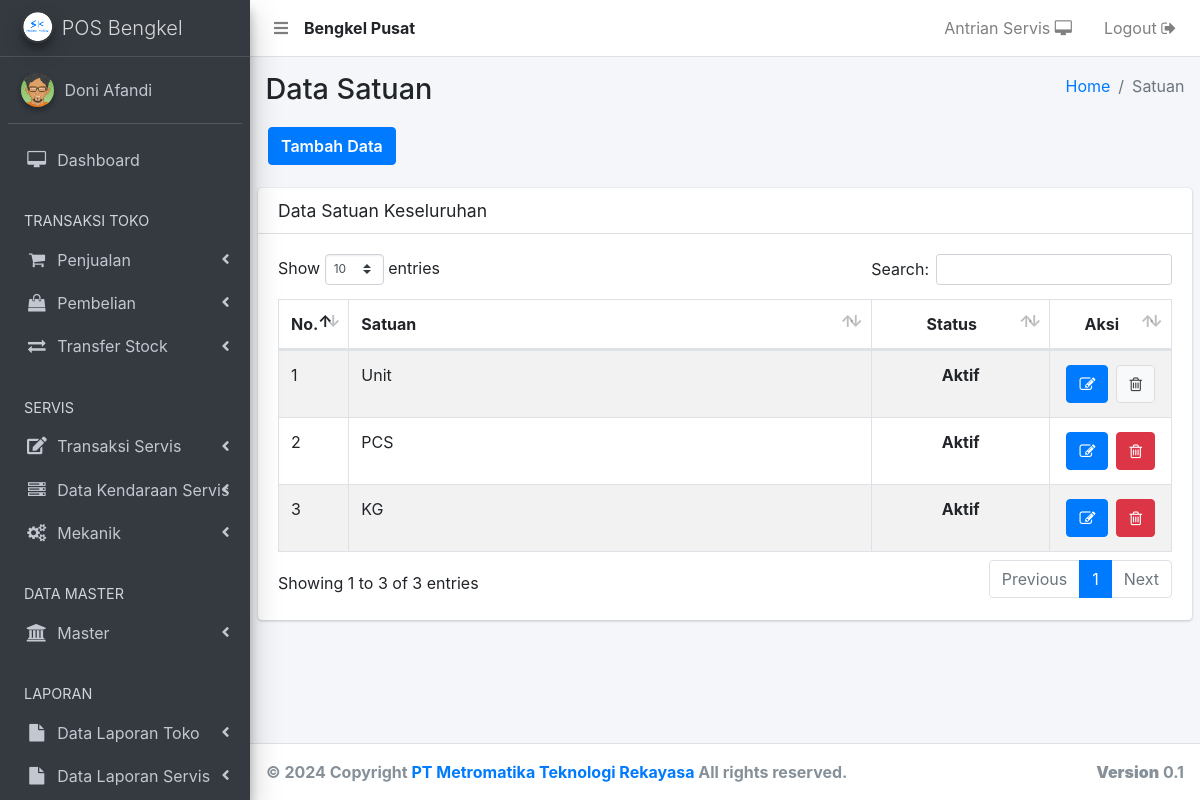
The app's page /satuan (signed in) with its own data.
### tables this page shows
CREATE TABLE `user` (
  `user_id` int(11) NOT NULL,
  `user_nama` varchar(500) NOT NULL,
  `user_no_hp` varchar(250) NOT NULL,
  `user_alamat` text NOT NULL,
  `user_email` varchar(250) NOT NULL,
  `user_password` varchar(500) NOT NULL,
  `user_create` varchar(250) NOT NULL,
  `user_level` varchar(250) NOT NULL,
  `user_gaji_pokok` int(11) NOT NULL,
  `user_bonus` int(11) NOT NULL,
  `user_status` varchar(250) NOT NULL,
  `user_cabang_parent` int(11) NOT NULL,
  `user_cabang` int(11) NOT NULL
);

CREATE TABLE `satuan` (
  `satuan_id` int(11) NOT NULL,
  `satuan_nama` varchar(500) NOT NULL,
  `satuan_status` varchar(250) NOT NULL,
  `satuan_cabang` int(11) NOT NULL
);

### _header-artibut.php (called while the page is built, shortened)
<?php
  	include 'aksi/functions.php';
    $userLoginCabang     = mysqli_query( $conn, "select user_cabang, user_cabang_parent from user where user_id = '".$_SESSION['user_id']."'");
    $sessionCabangData   = mysqli_fetch_array($userLoginCabang);
    $sessionCabang       = $sessionCabangData['user_cabang'];
    if ( $sessionCabang < 1 ) {
      $tipeToko = "Pusat";
    } else {
      $tipeToko = "Cabang ".$sessionCabang;
    }
?>

### aksi/functions.php (called while the page is built, shortened)
<?php
include 'koneksi.php';
function query($query) {
	global $conn;
	$result = mysqli_query($conn, $query);
	$rows = [];
	while ( $row = mysqli_fetch_assoc($result) ) {
		$rows[] = $row;
	}
	return $rows;
}
?>

### satuan.php (the view, shortened to what this page needs)
<?php
  include '_header.php';
  include '_nav.php';
  include '_sidebar.php';
?>
  <div class="content-wrapper">
    <section class="content-header">
      <div class="container-fluid">
        <div class="row mb-2">
          <div class="col-sm-6">
            <h1>Data Satuan</h1>
          </div>
          <div class="col-sm-6">
            <ol class="breadcrumb float-sm-right">
              <li class="breadcrumb-item"><a href="bo">Home</a></li>
              <li class="breadcrumb-item active">Satuan</li>
            </ol>
          </div>
          <div class="tambah-data">
          	<a href="satuan-add" class="btn btn-primary">Tambah Data</a>
          </div>
        </div>
      </div>
    </section>
    <?php
    	$data = query("SELECT * FROM satuan WHERE satuan_cabang = $sessionCabang ORDER BY satuan_id DESC");
    ?>
    <section class="content">
      <div class="row">
        <div class="col-12">
          <div class="card">
            <div class="card-header">
              <h3 class="card-title">Data Satuan Keseluruhan</h3>
            </div>
            <div class="card-body">
              <div class="table-auto">
                <table id="example1" class="table table-bordered table-striped">
                  <thead>
                  <tr>
                    <th style="width: 5%;">No.</th>
                    <th>Satuan</th>
                    <th style="text-align: center; width: 20%;">Status</th>
                    <th style="text-align: center; width: 10%;">Aksi</th>
                  </tr>
                  </thead>
                  <tbody>
                  <?php $i = 1; ?>
                  <?php foreach ( $data as $row ) : ?>
                  <tr>
                    	<td><?= $i; ?></td>
                    	<td><?= $row['satuan_nama']; ?></td>
                      <td style="text-align: center;">
                      	<?php
                      		if ( $row['satuan_status'] === "1" ) {
                      			echo "<b>Aktif</b>";
                      		} else {
                      			echo "<b style='color: red;'>Tidak Aktif</b>";
                      		}
                      	?>
                      </td>
                      <td class="orderan-online-button">
                        <?php $id = $row["satuan_id"]; ?>
                      	<a href="satuan-edit?id=<?= $id; ?>" title="Edit Data">
                              <button class="btn btn-primary" type="submit">
                                 <i class="fa fa-edit"></i>
                              </button>
                          </a>
                        <?php
                          $produk = mysqli_query($conn, "select * from barang where satuan_id = $id");
                          $jmlProduk = mysqli_num_rows($produk);
                        ?>
                        <?php if ( $jmlProduk < 1 ) { ?>
                          <a href="satuan-delete?id=<?= $id; ?>" onclick="return confirm('Yakin dihapus ?')" title="Delete Data">
                              <button class="btn btn-danger" type="submit" name="hapus">
                                  <i class="fa fa-trash-o"></i>
                              </button>
                          </a>
                        <?php } ?>
                        <?php if ( $jmlProduk > 0 ) { ?>
                          <a href="#!" title="Delete Data">
                              <button class="btn btn-default" type="submit" name="hapus">
                                  <i class="fa fa-trash-o"></i>
                              </button>
                          </a>
                        <?php } ?>
                      </td>
                  </tr>
                  <?php $i++; ?>
              	<?php endforeach; ?>
                </tbody>
                </table>
              </div>
            </div>
          </div>
        </div>
      </div>
    </section>
  </div>
</div>
<?php include '_footer.php'; ?>
</body>
</html>

### _nav.php (shortened to what this page needs)
<nav class="main-header navbar navbar-expand navbar-white navbar-light">
    <ul class="navbar-nav">
      <li class="nav-item">
        <a class="nav-link" data-widget="pushmenu" href="#"><i class="fas fa-bars"></i></a>
      </li>
      <li class="nav-item" style="padding-top: 8px;">
        <?php
          echo "<b>Bengkel ".$tipeToko."</b>";
        ?>
      </li>
    </ul>
    <ul class="navbar-nav ml-auto">
      <li class="nav-item">
        <a href="antrian-servis" target="_blank" class="nav-link">Antrian Servis <i class="fa fa-desktop"></i>
        </a>
      </li>
      <li class="nav-item">
        <a href="<?php echo "aksi/logout.php?logout";?>"onclick="return confirm('Apakah anda yakin logout ?')" class="nav-link">Logout <i class="fa fa-sign-out"></i>
        </a>
      </li>
    </ul>
  </nav>

### records on screen
user: user_cabang "Pusat"
satuan: satuan_nama "Unit", satuan_status "Aktif"
satuan: satuan_nama "PCS", satuan_status "Aktif"
satuan: satuan_nama "KG", satuan_status "Aktif"

### other values on screen
$_SESSION['user_nama'] "Doni Afandi"
